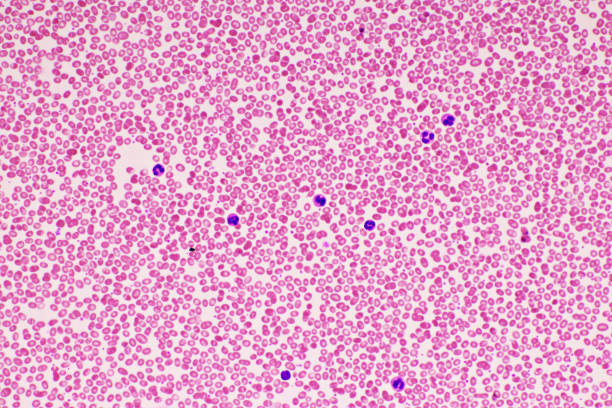
#> input picture interfaces/AnalisadorAmastigotas/Assets/giemsa ficticia.jpg, 612 x 408 px; its folder holds only this picture in this run
$ python -i pipeline.py   (imports and definitions only)
#> lines starting #> are read from the running program, lines starting #| are printed output that depends on the picture; after the words box and inside, x2 and y2 are one past the last pixel; in counts of white or black regions, pixels touching at a corner belong together
"""
core/pipeline.py

Pipeline de processamento de imagens de histologia (Otsu Tradicional).
Conversão do código MATLAB pipeline_histologia.m para Python.

Esta função é totalmente independente da interface gráfica (PySide6),
o que facilita reaproveitá-la a partir de outra aplicação/linguagem
(ex.: chamando este script via subprocess/CLI a partir de uma
interface em C#).
"""

import os
import numpy as np
import cv2
from scipy import ndimage as ndi
from scipy.spatial.distance import pdist, squareform
import scipy.io as sio
from scipy.ndimage import gaussian_filter
from skimage import filters, measure, color, morphology, segmentation
from sklearn.preprocessing import StandardScaler
from sklearn.cluster import KMeans


def pipeline_core(image_path):
    """
    Conversão do código MATLAB pipeline_histologia.m para Python (Otsu Tradicional)
    """
    print("=" * 60)
    print("INICIANDO PROCESSAMENTO...")
    print(f"Imagem: {image_path}")
    print("=" * 60)

    if not os.path.isfile(image_path):
        raise FileNotFoundError(f'Caminho de imagem inválido: {image_path}')

    # ============================================================
    # 1. LEITURA DA IMAGEM
    # ============================================================
    print("1. Lendo imagem...")
    imgRGB = cv2.imread(image_path)
#> imgRGB is the input picture: shape (408, 612, 3); mean B, G, R 203.9, 162.6, 230.6
    if imgRGB is None:
        raise ValueError(f"Não foi possível ler a imagem: {image_path}")

    imgRGB = cv2.cvtColor(imgRGB, cv2.COLOR_BGR2RGB)
    imgRGB = imgRGB.astype(np.float64) / 255.0  # im2double

    h, w, _ = imgRGB.shape
#> h = 408; w = 612

    # ============================================================
    # 2. DECONVOLUÇÃO DE CORES
    # ============================================================
    print("2. Deconvolução de cores...")
    colorH = np.array([0.65, 0.70, 0.29])
    colorE = np.array([0.07, 0.99, 0.11])
    colorD = np.array([0.27, 0.57, 0.78])

    eps = np.finfo(float).eps
    OD_H = -np.log10(colorH + eps)
    OD_E = -np.log10(colorE + eps)
    OD_D = -np.log10(colorD + eps)

    M = np.array([OD_H, OD_E, OD_D])
    for i in range(3):
        M[i, :] = M[i, :] / np.linalg.norm(M[i, :])

    M_inv = np.linalg.inv(M.T)
    OD = -np.log10(imgRGB + eps)
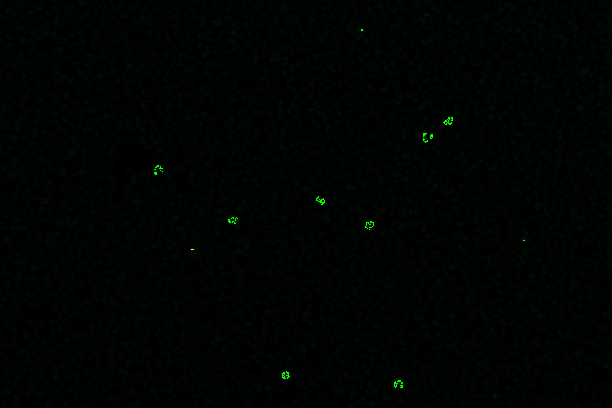
#> OD: shape (408, 612, 3) float64; mean R, G, B 0.0451, 0.238, 0.101; drawn with min black and max white
    OD_reshaped = OD.reshape(-1, 3).T

    stains = M_inv @ OD_reshaped
    H = stains[0, :].reshape(h, w)

    # ============================================================
    # 3. BINARIZAÇÃO DOS NÚCLEOS (OTSU TRADICIONAL)
    # ============================================================
    print("3. Binarização dos Núcleos (Otsu Tradicional)...")

    # Normalização do Canal H (equivalente ao rescale do MATLAB)
    H_min, H_max = H.min(), H.max()
#> H_min = -0.0496; H_max = 22.7
    Hn = (H - H_min) / (H_max - H_min) if H_max > H_min else np.zeros_like(H)

    # Aplicação do Otsu global (equivalente ao graythresh + imbinarize)
    try:
        T = filters.threshold_otsu(Hn)
#> T = 0.494
        BW = Hn > T
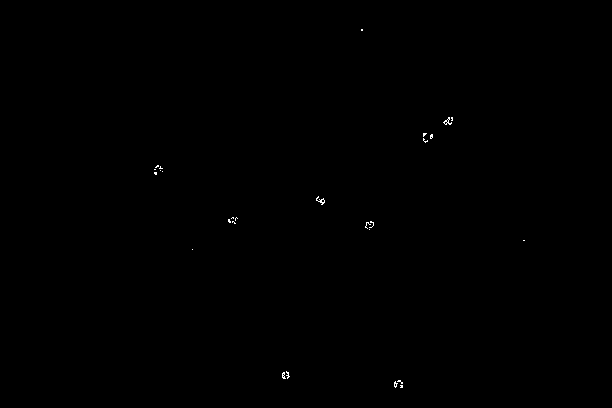
#> BW: shape (408, 612) bool; 0.1% white in thin lines or dots, all inside (x1, y1, x2, y2) = (154, 29, 525, 388)
    except ValueError:
        # Caso a imagem tenha variância zero (toda de uma cor)
        T = 0.0
        BW = np.zeros_like(Hn, dtype=bool)

    print(f"   Threshold Otsu: {T:.4f}")
#|    Threshold Otsu: 0.4941
    print(f"   Pixels brancos: {np.sum(BW)}")
#|    Pixels brancos: 246

    # ============================================================
    # 4. LIMPEZA MORFOLÓGICA
    # ============================================================
    print("4. Limpeza morfológica...")
    BW = morphology.remove_small_objects(BW, min_size=30, connectivity=2)
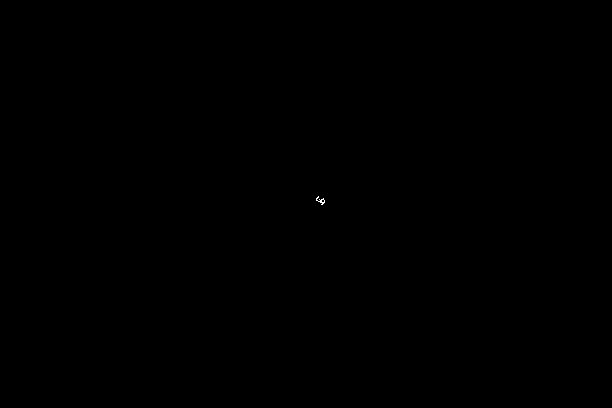
#> BW: shape (408, 612) bool; 0.01% white in thin lines or dots, all inside (x1, y1, x2, y2) = (316, 196, 325, 205)
    BW = ndi.binary_fill_holes(BW)

    # ============================================================
    # 5. WATERSHED
    # ============================================================
    print("5. Watershed...")
    Ddist = ndi.distance_transform_edt(BW)

    D_s = gaussian_filter(Ddist, sigma=1)

    markers_mask = morphology.h_maxima(D_s, 1)
#> markers_mask: shape (408, 612); values 0 (black) and 1 (white), 0% white in thin lines or dots, all inside (x1, y1, x2, y2) = (322, 201, 323, 202)
    markers, _ = ndi.label(markers_mask)

    L_ws = segmentation.watershed(-D_s, markers, mask=BW)
#> L_ws: shape (408, 612) int32; values 0 (black) and 1 (white), 0.01% white; 1 white region, box (x1, y1, x2, y2) and area: (318, 198, 325, 205) 25

    BW_ws = BW.copy()
    BW_ws[L_ws == 0] = 0
#> BW_ws: shape (408, 612) bool; 0.01% white; 1 white region

    # ============================================================
    # 6. REMOVE CÉLULAS DAS BORDAS
    # ============================================================
    print("6. Removendo células das bordas...")
    BW_noborder = segmentation.clear_border(BW_ws)

    # ============================================================
    # 7. ROTULAÇÃO
    # ============================================================
    print("7. Rotulação...")
    L_cells, N = ndi.label(BW_noborder)
#> N = 1

    infection_groups = []
    idx = np.array([])
    cluster_large = 0
    cluster_small = 1
    ids_large = []
    ids_small = []
    infected_counts = np.array([])
    labels_large = np.zeros_like(L_cells, dtype=bool)
    labels_small = np.zeros_like(L_cells, dtype=bool)
    infection_map = np.zeros_like(L_cells)
    centroids = []
    props = []

    if N > 0:
        # ============================================================
        # 8. ATRIBUTOS
        # ============================================================
        print("8. Extraindo atributos...")
        props = measure.regionprops(L_cells, intensity_image=H)
#> props = 1 regions; box (x1, y1, x2, y2) and area: (318, 198, 325, 205) 25

        diameters = np.array([2 * np.sqrt(p.area / np.pi) for p in props])
#> diameters = [5.64]
        intensityH = np.array([p.mean_intensity for p in props])
#> intensityH = [18.92]

        # Corrigindo (Y, X) do Skimage para (X, Y) da interface/MATLAB
        centroids = np.array([[p.centroid[1], p.centroid[0]] for p in props])
#> centroids = [[321.8, 201]]

        # ============================================================
        # 9. K-MEANS
        # ============================================================
        print("9. K-means...")
        if N >= 2:
            X = np.column_stack([diameters, intensityH])
            scaler = StandardScaler()
            Xn = scaler.fit_transform(X)

            kmeans = KMeans(n_clusters=2, n_init=5, random_state=42)
            idx = kmeans.fit_predict(Xn)

            meanDiam = [np.mean(diameters[idx == i]) for i in range(2)]
            cluster_large = np.argmax(meanDiam)
            cluster_small = 1 - cluster_large
        else:
            idx = np.zeros(N, dtype=int)
#> idx = [0]
            if N == 1:
                if diameters[0] > 50:
                    cluster_large, cluster_small = 0, 1
                    idx[0] = 0
                else:
                    cluster_large, cluster_small = 1, 0
                    idx[0] = 1

        # ============================================================
        # 11. MÁSCARAS FINAIS
        # ============================================================
        print("11. Criando máscaras finais...")
        labels_large = np.zeros_like(L_cells, dtype=bool)
        labels_small = np.zeros_like(L_cells, dtype=bool)

        for i in range(1, N + 1):
            if idx[i - 1] == cluster_large:
                labels_large[L_cells == i] = True
            else:
                labels_small[L_cells == i] = True
#> labels_small: shape (408, 612) bool; every value is 0

        # ============================================================
        # 12. ASSOCIAÇÃO CENTROIDE
        # ============================================================
        print("12. Associando células...")
        ids_large = np.where(idx == cluster_large)[0]
#> ids_large = [0]
        ids_small = np.where(idx == cluster_small)[0]
#> ids_small = empty array

        infection_groups = [[] for _ in range(N)]
#> infection_groups = [[]]
        infected_counts = np.zeros(N)
#> infected_counts = [0]
        is_assigned = np.zeros(N, dtype=bool)
#> is_assigned = [False]

        if len(centroids) > 1:
            Dcent = squareform(pdist(centroids))
        else:
            Dcent = np.array([[0]])

        for s in ids_small:
            if is_assigned[s]:
                continue

            group = [s]
            frontier = s

            while True:
                dists = Dcent[frontier, :].copy()
                dists[group] = np.inf

                if np.all(np.isinf(dists)):
                    break

                target = np.argmin(dists)

                if target in ids_large:
                    infection_groups[target].extend(group)
                    infected_counts[target] += len(group)
                    is_assigned[group] = True
                    break

                elif target in ids_small and not is_assigned[target]:
                    group = list(set(group + [target]))
                    frontier = target

                else:
                    if len(ids_large) > 0:
                        dists_to_large = Dcent[np.ix_(group, ids_large)]
                        min_per_large = np.min(dists_to_large, axis=0)
                        idx_min = np.argmin(min_per_large)
                        target_large = ids_large[idx_min]

                        infection_groups[target_large].extend(group)
                        infected_counts[target_large] += len(group)
                        is_assigned[group] = True
                    break

        # ============================================================
        # 12.5. FILTRO POR NÚMERO MÍNIMO DE PARASITAS
        # ============================================================
        print("13. Aplicando filtro mínimo...")
        MIN_PARASITES = 0

        for g in ids_large:
            if len(infection_groups[g]) < MIN_PARASITES:
                infection_groups[g] = []
                infected_counts[g] = 0

        # ============================================================
        # 13. MAPA FINAL
        # ============================================================
        print("14. Criando mapa final...")
        infection_map = np.zeros_like(L_cells)

        for g in ids_large:
            if not infection_groups[g]:
                continue
            infection_map[L_cells == (g + 1)] = (g + 1)
            for s in infection_groups[g]:
                infection_map[L_cells == (s + 1)] = (g + 1)
#> infection_map: shape (408, 612) int32; every value is 0

    # ============================================================
    # 14. SALVA RESULTADOS
    # ============================================================
    print("15. Salvando resultados...")
    folder = os.path.dirname(image_path)
    name = os.path.splitext(os.path.basename(image_path))[0]
    out_dir = os.path.join(folder, name + '_results')

    if not os.path.exists(out_dir):
        os.makedirs(out_dir)

    cv2.imwrite(os.path.join(out_dir, '01_pos_otsu.png'), (BW * 255).astype(np.uint8))
    cv2.imwrite(os.path.join(out_dir, '02_pos_imfill.png'), (ndi.binary_fill_holes(BW) * 255).astype(np.uint8))
    cv2.imwrite(os.path.join(out_dir, '03_pos_watershed.png'), (BW_ws * 255).astype(np.uint8))
    cv2.imwrite(os.path.join(out_dir, 'H_channel.png'), (Hn * 255).astype(np.uint8))
    cv2.imwrite(os.path.join(out_dir, 'mask_nuclei.png'), (BW_noborder * 255).astype(np.uint8))

    if N > 0:
        labels_color = color.label2rgb(L_cells, bg_label=0)
        cv2.imwrite(os.path.join(out_dir, 'labels.png'), (labels_color * 255).astype(np.uint8))

    stats_list = []
    if N > 0:
        for p in props:
            stats_list.append({
                'Area': p.area,
                'Centroid': p.centroid,
                'EquivDiameter': 2 * np.sqrt(p.area / np.pi),
                'Solidity': p.solidity if hasattr(p, 'solidity') else 1.0,
                'Eccentricity': p.eccentricity if hasattr(p, 'eccentricity') else 0.0,
                'MeanIntensity': p.mean_intensity
            })
#> this loop made 1 pass
#> after the loop, stats_list = 1 item

    infection_groups_mat = np.empty((N, 1), dtype=object)
    for i in range(N):
        if i < len(infection_groups) and infection_groups[i]:
            infection_groups_mat[i, 0] = np.array(infection_groups[i]) + 1
        else:
            infection_groups_mat[i, 0] = np.array([])

    results_dict = {
        'stats': stats_list,
        'idx': idx + 1 if len(idx) > 0 else np.array([]),
        'cluster_large': cluster_large + 1,
        'cluster_small': cluster_small + 1,
        'infection_groups': infection_groups_mat,
        'infected_counts': infected_counts.reshape(-1, 1) if len(infected_counts) > 0 else np.array([]),
        'labels_large': labels_large,
        'labels_small': labels_small,
        'infection_map': infection_map,
        'num_large': np.sum([len(g) >= 3 for g in infection_groups]),
        'num_small': np.sum([len(g) for g in infection_groups if len(g) >= 3]),
        'MIN_PARASITES': 3
    }

    sio.savemat(os.path.join(out_dir, 'results.mat'), results_dict)

    print("=" * 60)
    print("PROCESSAMENTO CONCLUÍDO COM SUCESSO!")
    print(f"Resultados salvos em: {out_dir}")
    print("=" * 60)

    return {
        'out_dir': out_dir,
        'results_dict': results_dict,
        'L_cells': L_cells,
        'props': props,
        'idx': idx,
        'cluster_large': cluster_large,
        'cluster_small': cluster_small,
        'infection_groups': infection_groups,
        'centroids': centroids if N > 0 else [],
        'ids_large': ids_large,
        'image_path': image_path,
        'mat_file': os.path.join(out_dir, 'results.mat')
    }

>>> result = pipeline_core('../../interfaces/AnalisadorAmastigotas/Assets/giemsa ficticia.jpg')
#> result = 12 items
